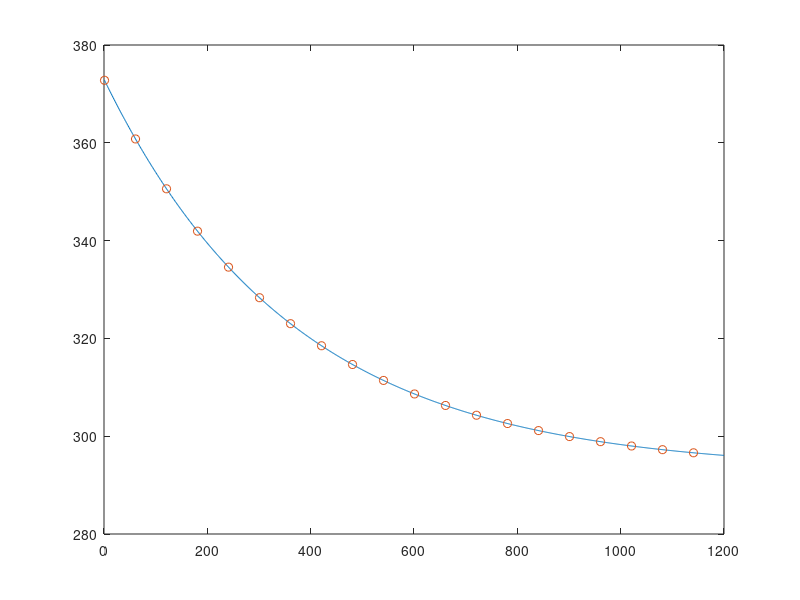

Write the MATLAB code that produced this figure. (Note: this script raises an error after producing the figure.)
clear all, close all, clc
%% Setup
% This section contains the parameters of the setup (start of cycle)
i=1;                     %Value for plot
T_0 = 293;              %Starting temperature in [K], assumed for all fluids, gasses and materials
T_water = 293;              %Starting temperature water in [K]
T_al = 293;                 %Starting temperature aluminium in [K]
T_cu = 293;                 %Starting temperature copper in [K]
T_pvc = 293;                %Starting temperature PVC in [K]
T_pur = 293;                %Starting temperature polyurethane in [K]
T_air = 293;                %Starting temperature internal air in [K]
T_amb = 293;                %Starting temperature ambient (outside) air in [K]
t = 1;                      %Time at the start [s]
t_final=1200;               %Time at end cycle [s]
%% First order variables
%This section contains the properties and constants of the materials, but also fixed variables of the setup
%Copper tubing
r_inner_cu = 0.004;     %Inner radius copper tube [m]
r_outer_cu = 0.006;     %Outer radius copper tube [m]
roughness_cu = 0.0015;  %Pipe roughness [m]
length_cu = 6.85;       %Length copper tube [m]
epsilon_cu = 0.05;      %Emissivity copper [-]
rho_cu = 8960;          %Density copper [kg/m^3]
c_cu = 386;             %Specific heat copper [J/kg K]
k_cu = 400;             %Thermal conductivity copper [W/(m K)]
%PVC tubing
hsv_pvc_d = 0.0022;     %Thickness of the HSV PCV [m]
r_outer_pvc = 0.055;    %Outer radius PVC tube [m]
r_inner_pvc = r_outer_pvc - hsv_pvc_d ;   %Inner radius PVC tube [m]
r_outer_double_pvc = r_outer_pvc + hsv_pvc_d; %Outer Radius of double-layered PVC tube (near endcaps) [m]
length_pvc = 0.130;     %Length/Height PVC tube [m] (this was shown to be slightly longer during first building phase with no real means to cut it down to 0.125m)
length_cap_pvc = 0.034; %Length/Height of a PVC Endcap [m]
epsilon_pvc = 0.9;      %Emissivity PVC [-]
rho_pvc = 1330;         %Density PVC [kg/m^3]
k_pvc = 0.19;           %Thermal conductivity PVC [W/(m K)]
d_air_endcap = 0.01;    %Distance between Kingspan Therma and the PVC endcap. Used to determine therma resistance
%Polyurethane tubing
r_inner_pur = 0.004;    %Inner radius polyurethane tube [m]
r_outer_pur = 0.006;    %Outer radius polyurathane tube [m]
d_pur = 0.002;          %Wall Thickness polyurthane tube [m]
length_pur = 6;         %Length polyurethane tube [m]
epsilon_pur = 0.9;      %Emissivity polyurethane [-]
k_pur = 0.13;           %Thermal conducitivity polyurethane [W/(m K)]
%Aluminium plate
A_al = 1.085;           %Area aluminium plate [m^2]
epsilon_paint = 0.95;   %Emissivity black acrylic paint [-] 
rho_al = 2700;          %Density aluminium [kg/m^3]
d_al = 0.002;           %thickness aluminium plate [m]
k_al = 237;             %Thermal conductivity aluminium [W/(m K)]
c_al = 900;             %Specific heat aluminium [J/kg K]
%Water
rho_water_20C = 998;    %Density water at 20C [kg/m^3]
c_water = 4148;         %Specific heat water [J/kg K]
%Air
rho_air = 1.29;         %Density air at 20C [kg/m^3]
c_air = 1006;           %Specific heat air [J/kg K]
k_air = 0.025;          %Thermal conductivity air [W/m K]
%General Setup Wood Properties
k_wood = 0.12;       %Thermal Conductivity of Pinewood [W/m k]                       
d_wood = 0.054;      %Wood border thcikness [m], simplification, in reality 2 mm air pocket within 
A_wood = 0.3107;     %Inner Surface Area wood layer [m], slight simplification
%Kingspan Insulation Properties
ks_k = 0.022;     % Thermal Conductivity Kingspan insulation layer[W/(m*k)]
ks_d = 0.04;      % thickness of Kingspan insulation layer [m]
ks_spacer_d = 0.01; % Thickness of a single Kingspan spacer layer [m]
%Other
sigma = 5.67*10^-8;     %Stefan Boltzmann constant [W/(m^2 K^4)]
flowrate = 3/60000;     %Flowrate pump [m^3/s]
E = 1000;               %Irradiance artificial sun [W/m^2]

%% Second order variables

%Copper tube
A_outer_cu = 2 * pi * r_outer_cu * length_cu;       %Outer surface area copper tube [m^2]
A_inner_cu = 2 * pi * r_inner_cu * length_cu;       %Inner surface area copper tube [m^2]
A_exposed_cu = A_outer_cu/2;

V_cu = pi * r_inner_cu^2 * length_cu;               %Inner volume copper tube [m^3]
M_cu = V_cu * rho_cu;

%Surface areas and volume PVC tube
A_outer_pvc = 2 * pi * r_outer_pvc * length_pvc;    %Outer area PVC tube [m^2]
A_inner_pvc = 2 * pi * r_inner_pvc * length_pvc;    %Inner area PVC tube [m^2]

V_pvc = pi * r_inner_pvc^2 * length_pvc;            %Inner volume PVC tube [m^3]

%Surface areas and volume Polyurethane Tubing
A_outer_pur = 2 * pi * r_outer_pur * length_pur;    %Outer area Polyurethane Tubing [m^2]
A_inner_pur = 2 * pi * r_inner_pur * length_pur;    %Inner area Polyurethane Tubing [m^2]

V_pur = pi * r_inner_pur^2 * length_pur;            %Inner volume Polyurethane Tubing [m^3]

%Aluminium plate
V_al = A_al*0.002;                                  %Volume aluminium plate [m^3]
M_al = rho_al*V_al;                                 %Mass aluminium plate [kg]

%The following values are lifted from the earlier matlab model and are used to calculate (average) surface area of the Kingspan Insulation.
hsv_al_width = 0.04017;                                                                % Width of Aluminum Tape reflector section, [m]
hsv_therma_width_in = (hsv_al_width + (2*(sind(18)*0.010)));                           %'width' of kingspan therma plate on the inside, [m]
hsv_therma_width_out = (hsv_al_width + (2*(sind(18)*0.010))) + 2*(tand(18)*ks_d);      %'width' of kingspan therma plate on the outside, [m]
hsv_therma_a_in = length_pvc * hsv_therma_width_in;                                    %Area of kingspan therma plate on inside, [m^2]
hsv_therma_a_out = length_pvc * (hsv_therma_width_out);                                %Area of kingspan therma plate on outside, [m^2]
hsv_therma_a_avg = (hsv_therma_a_out + hsv_therma_a_in)/2;                             %Surface area in middle of therma plate, [m^2]

%The Heat Storage Vessel is seperated into two parts: one for the parts with overlap of endcaps and one for the part without 
pvc_ec_inner_length = length_cap_pvc - hsv_pvc_d;                                                       %Inner length of PVC Endcap [m]
hsv_pvc_a_single = (length_cap_pvc - (pvc_ec_inner_length * 2)) * ((r_inner_pvc+r_outer_pvc)/2) * 2 * pi; %Average PVC Surface Area for Heat Storage Vessel section without overlap [m]
hsv_pvc_a_double = (pvc_ec_inner_length * 2) * ((pvc_ec_inner_length+r_outer_double_pvc)/2) * 2 * pi;         %Average PVC Surface Area for Heat Storage Vessel sections with overlap [m]
pvc_ec_a = (r_outer_pvc)^2 * pi;                                                                         %Surface area of a single endcap, [m^2]

% Air Insulation Values
% The following values, once again lifted from the earlier model, aim at extracting helpfull values for calculation of the resistive properties of air in between the HSV and its insulation.
% These values are simplified estimations.
hsv_air_avgdist1 = ((0.010+0.00795)/2)*((length_pvc - (pvc_ec_inner_length * 2))/length_pvc) + ((0.0078+0.00575)/2)*((pvc_ec_inner_length * 2)/length_pvc); %Average distance of the heat reflector to the outer wall of the PVC body [m], USES PRE CALCULATED VALUES.  Accounts for the double layer PVC near the endcap, [m]
hsv_air_avg_a1 = length_pvc * (hsv_al_width - (2*(sind(18)*0.005)));                                                                                                                %Surface area at the average point between pvc and reflector [m^2], (TODO implement avgdist 1)
hsv_air_avgdist2 = 0.00905;                                                                                                                                                             %Average distance between reflector and kingspan therma plate [m]
hsv_air_avg_a2 = length_pvc * (hsv_al_width + (2*(sind(18)*0.005)));                                                                                                                %Surface are at the average point between reflector and kingspan therma [m^2], (TODO implement avgdist 2)
    
%Aluminum Reflector Tape Properties
d_al_t = 0.0001;                            % Thickness of an aluminum reflector segment [m]
a_al_t = hsv_al_width * length_pvc;         % Area of a single heat reflector element. 10 are present in total [m^2]
    
% Convective heat transfer coefficients
h_air = 5.0;         %CVTH of still air [W/(m^2 K)], Range (4.0 to 5.9)
h_water = 100;      %CVTH of water [W/(m^2 K)], Range (100 to 15000), Unused
h_pvc = 5;        %CVTH PVC [W/(m^2 K)], Range (5 to 9)
h_al = 7;        %CVTH aluminium [W/(m^2 K)], Range (7 to 10)
h_kingspan = 10;   %CTVH of Kingspan-Therma insulation [W/(m^2 K)], Range (10 to 30) (Aluminum surface)
h_pur = 5;        %CVTH of Polyurethane [W/(m^2 K)], PLACEHOLDER 
h_cu = 7;            %CVTH copper [W/(m^2 K)], Range (7 to 10) PLACEHOLDER
%Radiative heat transfer coefficients
h_r_pvc = 0.1;       %RDTH of pvc [W/(m^2 K)], PLACEHOLDER
h_r_al = 0.08;       %RDTH of aluminium-foil [W/(m^2 K)], PLACEHOLDER 
h_r_Kingspan = 0.08;  %RDTH of Kingspan-Therma insulation [W/(m^2 K)], PLACEHOLDER
h_r_pur = 0.5;       %RDTH of Polyurethane [W/(m^2 K)], PLACEHOLDER
%Overall Heat Transfer Coefficients, (may change due to change in CVTH)
U_cu = 1700;         %OHTC water in copper [W/(m^2 K)] TODO check this, has large influence on final temp
U_pur = 120.76;      %OHTC water in polyurethane [W/(m^2 K)]
U_pvc = 4.21;       %OHTC water in PVC [W/(m^2 K)]
%Other
V_system = V_cu+V_pvc+V_pur;                  %Volume of system  

%Simplified without radiation
R_a = 1/((1/(h_pvc*(hsv_pvc_a_single+hsv_pvc_a_double))) + (log(r_outer_pvc/r_inner_pvc)/(2*pi*length_pvc*k_pvc))); %Convection from PVC into first air pocket, And conduction through PVC.
R_b = hsv_air_avgdist1 / (k_air * (10*hsv_air_avg_a1)); %Conduction through first air pocket
R_c = 1/((1/(h_al*(10*a_al_t))) + (d_al_t/k_al*(10*a_al_t))); %Convection from reflector to second air pocket, And conduction through reflector.
R_d = hsv_air_avgdist2 / (k_air * (10*hsv_air_avg_a2)); %Conduction through second air pocket
R_e = 1/((1/(h_kingspan*(10*hsv_therma_a_avg))) + (ks_d/(ks_k*(10*hsv_therma_a_avg)))); %Convection from Kingspan Therma to ambient, And conduction through Kingspan Therma.    
R_hsv_radial = R_a + R_b + R_c + R_d + R_e;
%Endcap (Assumed single endcap here. Second one will be accounted for in R_hsv_endcaps)
R_z = 1/((1/(k_pvc*pvc_ec_a)) + (hsv_pvc_d/(k_pvc*pvc_ec_a)));          %Convection from PVC into air gap, and conduction through pvc.
R_y = d_air_endcap/(k_air * pvc_ec_a);                                  %Conduction through air gap
R_x = 1/((1/(h_kingspan*pvc_ec_a)) + (ks_d/(ks_k*pvc_ec_a)));           %Convection from Kingspan Therma into outside atmosphere, and conduction through Kingspan Therma
R_hsv_endcaps = 1/(1/(R_z + R_y + R_x) + 1/(R_z + R_y + R_x));              %Total Equivalent Thermal resistance of both endcaps
R_hsv = 1/((1/R_hsv_radial) + (1/R_hsv_endcaps));

%misc thermal resistance 
R_al = d_al/(k_al * A_al);                    %Thermal resistance aluminium plate 
R_sol_air = 0.1;                                %Conductive thermal resistance air, PLACEHOLDER 
R_sol_wood = d_wood/(k_wood * A_wood) ;       %Conductive thermal resistance wood setup    
R_pur = 1/((1/(h_pur*(A_outer_pur))) + (log(r_outer_pur/r_inner_pur)/(2*pi*length_pur*k_pur))); %Thermal resistance of Polyurethane tube. Not accounting for rad
R_con = 1/((1/(h_cu*(0.2*(r_outer_cu*pi*2)))) + (log(r_outer_cu/r_inner_cu)/(2*pi*0.2*k_cu)))

%Empty Arrays
T_air = repmat(0, 1,t_final);
T_cu = repmat(0, 1,t_final);
T_al = repmat(0, 1,t_final);
T_water = repmat(0, 1,t_final);
T_pur = repmat(0, 1,t_final);
T_0 = repmat(0, 1,t_final);

T_0(1) = 293;                  %Starting temperature in [K], assumed for all fluids, gasses and materials
T_water(1) = 373;              %Starting temperature water in [K]
T_al(1) = 293;                 %Starting temperature aluminium in [K]
T_cu(1) = 293;                 %Starting temperature copper in [K]
T_pur(1) = 293;                %Starting temperature polyurethane in [K]
T_air(1) = 293;                %Starting temperature internal air in [K]


%% Plotting info
for i = 1:t_final
    %Water Mass
    %rho_water = (999.83953 + 16.945176 * (1.00024*T_water(i)) - 7.9870401*10^-3 * (1.00024*T_water(i))^3 - 46.17046*10^-6* (1.00024*T_water(i))^3 +105.56302*10^-9 * (1.00024*T_water(i))^4 - 280.54253*10^-12 * (1.00024*T_water(i))^5)/(1+16.897850*10^-3 * (1.00024*T_water(i)));   %Density water
    M_water = V_system*rho_water_20C;       %Volume of water inside system. Can produce weird values if the rest doesnt work, likely not cause of issues.
    %%%%%%%%%%%%%%%%%%%%%%%%%%%%%%%%%%%%%%%%%%%%%%%%%%%    
    %Addition of Heat, And loss of heat in collector solids and air - Needs improvement
    Q_rad_al = E*A_al*epsilon_paint;                                %Heat addition radiation on aluminium plate [W]   
    Q_rad_cu = E*length_cu*(r_outer_cu* pi)*epsilon_paint;          %Heat addition radiation on copper tube [W] (only half of tube exposed directly to light)
    
    Qdot_gain(i) = 100*i;   %Fill sum of energy gains here
    %T_water(i) = T_water(i) + (Qdot_gain(i)/(M_water*c_water));             %New Temperature of water due to heat gain in a single second, right side is Temp change in said second

    
    %Q_rad_cu = E*length_cu*(r_outer_cu*2 * pi)*epsilon_paint;            %Heat addition radiation on copper tube [W]
    %Q_rad_al = E*A_al*epsilon_paint;                                %Heat addition radiation on aluminium plate [W]
    %Q_loss_conv_al(i) = h_air*A_al*(T_al(i)-T_air(i));                      %Heat loss convection aluminium plate [W]
    %Q_loss_cond_al_cu = k_cu* A_exposed_cu*(T_al(i)-T_cu(i))/(r_outer_cu*2-r_inner_cu*2);  %dit klopt niet hlml maar weten A tussen plaat en buis niet %Heat loss conduction aluminium plate [W]
    %Q_losscond(i)= Q_loss_cond_al_cu;
    
    %Q_loss_cond_al(i) = (T_al(i)-T_air(i))/R_al ;                                       %Heat loss convection aluminium plate (other direction)
    %Q_loss_rad_cu(i) = sigma * epsilon_paint * A_outer_cu* (T_cu(i)^4 - T_air(i)^4);    %Heat loss radiation copper tube [W]
    %Q_loss_rad_al(i) = sigma * epsilon_paint * A_al * (T_al(i)^4- T_air(i)^4);          %Heat loss radiation aluminium plate [W]
    
    
    %%%%%%%%%%%%%%%%%%%%%%%%%%%%%%%%%%%%%%%%%%%%%%%%%%%
    %Liquid - loss - This works completely
    Qdot_loss_hsv(i) = (T_water(i)-T_amb)/R_hsv ;                           %Heat loss hsv
    Qdot_loss_pur(i) = (T_water(i)-T_amb)/R_pur;                            %Heat loss polyurethane tubing 
    Qdot_loss_con(i) = (T_water(i)-T_amb)/R_con;                            %Heat loss of the two 10cm long press-fit coupling tube sections sticking out of HSV
    Qdot_loss(i) = Qdot_loss_hsv(i) + Qdot_loss_pur(i)+Qdot_loss_con(i);    %Sum all of the heat losses per second instance here
    T_water(i) = T_water(i)-(Qdot_loss(i)/(M_water*c_water));               %New Temperature of water due to heat loss in a single second, right side is Temp change in said second

    %%%%%%%%%%%%%%%%%%%%%%%%%%%%%%%%%%%%%%%%%%%%%%%%%%%
    
    
    %Bringing the values that were determined in this time step to the next one
    T_water(i+1) = T_water(i); %brings current water temp over to the next time increment
    T_al(i+1) = T_al(i);
    T_cu(i+1) = T_cu(i);
    %%%%%%%%%%%%%%%%%%%%%%%%%%%%%%%%%%%%%%%%%%%%%%%%%%%
    %Plotting steps code
    y(i) = T_water(i); %Inserts current temp into its respective place in y for plotting
    t = t + 1;          % 1 stands for 1 step for time
    x(i) = i;           % time is on x axis
    i = i + 1;          % 1 step added for plot
end
%% Actual plot
plot(x,y)
hold on
plot(x(1:60:t_final),y(1:60:t_final), 'o')
for t = 1:60:t_final(x)
  text(x+0.1,y+0.1,['(',num2str(x),',',num2str(y),')'])
end
hold off
xlim([0, t_final]);
ylim([293, 393]);
xlabel('Time [s]');
ylabel('Temperature [K]');
